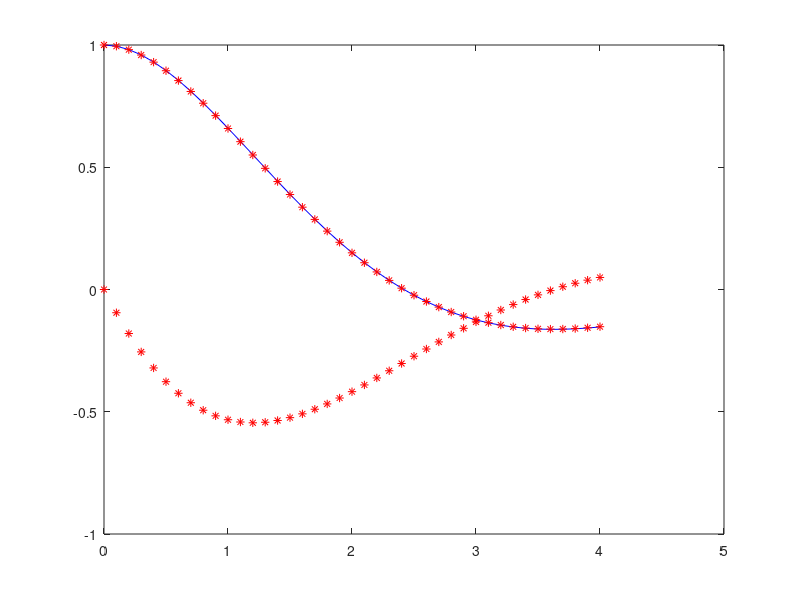
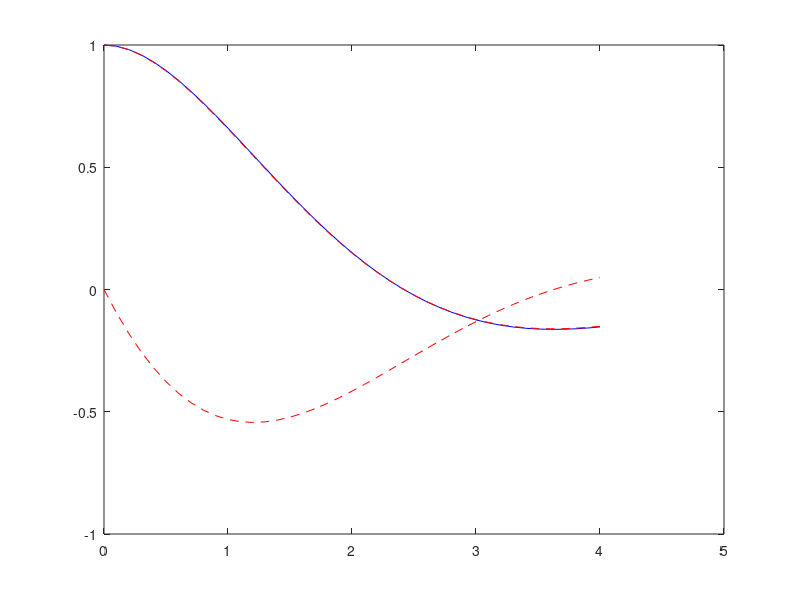

These figures' MATLAB source, in order: (Note: this script raises an error after producing the figures.)
% CERM_Lab_041121
% Exercise 2
% second order equation

clc
clear all
close all
format long 

f = @(t, y) [y(2);-y(1)-y(2)];
y0 = [1;0];
T = 4;

yex=@(t) exp(-t/2) .* cos(sqrt(3) / 2 * t) + 1/sqrt(3) * ...
    exp(-t/2) .* sin(sqrt(3) / 2 * t);

N = 40;
h = T / N;

tref = [0 : h : T]';
uref = yex(tref); %This is only answer of y' doesnot include answer of y''

figure(1)
plot(tref, uref)

            % Heun Method

unHeun = zeros(N+1, 2);
tnHeun = zeros(N+1, 1);

unHeun(1,:) = y0';
tnHeun(1,1) = 0;

tic

for k = 1 : N

    tnHeun(k+1, 1) = tnHeun(k, 1) + h;

    f1 = f(tnHeun(k, 1), unHeun(k, :)');

    f2 = f(tnHeun(k+1, 1), unHeun(k, :)' + h * f1);
    
    unHeun(k+1, :)= unHeun(k, :)' + 0.5 * h * (f1 + f2);

end

timeHeun = toc
plot(tref, uref, 'b', tnHeun, unHeun, 'r*')

relErrHeun = abs(uref - unHeun(:, 1))/abs(uref);
ErrorHeun = norm(relErrHeun, inf)


            % two-step Adams Bashforth Method

                    % To provide initial conditions for this method, we
                    % can't use the reference solution because that only
                    % gives one of the columns of this function, to surve
                    % that purpose, we should use another Method which
                    % doesn't need any initial condition, Heun method for
                    % example, and use answers of that as initiating points
                    % for implementing two-step Adam Bashforth Method.


unAB2 = zeros(N+1, 2);
tnAB2 = zeros(N+1, 1);

unAB2(1,:) = y0';
tnAB2(1,1) = 0;

tnAB2(2,1) = h;
unAB2(2, :) = unHeun(2, :)';

tic
for k = 2 : N

    tnAB2(k+1, 1) = tnAB2(k, 1) + h;

    

    unAB2(k+1, :) = [unAB2(k, :)' + h * (1.5 * f(tnAB2(k, 1), unAB2(k, :)') - ...
         0.5 * f(tnAB2(k-1, 1), unAB2(k-1, :)'))]';



end
timeAdamBashforth = toc

figure(2) 

plot(tref, uref, 'b', tnAB2, unAB2, 'r--')

relErrAB2 = abs(uref - unAB2(:, 1))/abs(uref);
ErrorAB2 = norm(relErrAB2, inf)

close all

%%


            % Theta Method

theta = 0.53;

unTheta = zeros(N+1, 2);
tnTheta = zeros(N+1, 1);

unTheta(1, :) = y0';

options = optimoptions ('fsolve', 'display', 'none', 'FunctionTolerance',10^-9);

tic
for k = 1 : N

    tnTheta(k+1, 1) = tnTheta(k, 1) + h;

    g = @(y) y - unTheta(k, :)' - h * (theta * f(tnTheta(k+1, 1), y) + ...
        (1 - theta) * f(tnTheta(k, 1), unTheta(k, :)'));
    
    unTheta(k+1, :)= [fsolve(g, unTheta(k, :)', options)]';
end
timeTheta = toc

plot(tref, uref, 'b', tnTheta, unTheta, 'r*')

relErrTheta = abs(uref - unTheta(:, 1))/abs(uref);
ErrorTheta = norm(relErrTheta, inf)





            % BDF2 Method

unBDF2 = zeros(N+1, 2);
tnBDF2 = zeros(N+1, 1);

unBDF2(1, :) = y0';
unBDF2(2, :) = unTheta(2,:)';

options = optimoptions ('fsolve', 'display', 'none', 'FunctionTolerance',10^-9);

tic
for k = 2 : N

    tnBDF2(k+1, 1) = tnBDF2(k, 1) + h;

    g = @(y) y - ...
        (4/3) * unBDF2(k, :)' + (1/3) * unBDF2(k-1, :)' ...
        - (2/3) * h * f(tnBDF2(k+1, 1), y);
    
    unBDF2(k+1, :)= [fsolve(g, unBDF2(k, :)', options)]';
end

timeBDF2 = toc

figure(3)
plot(tref, uref, 'b', tnBDF2, unBDF2, 'r*')

relErrBDF2 = abs(uref - unBDF2(:, 1))/abs(uref);
ErrorBDF2 = norm(relErrBDF2, inf)




            % Leapfrog Method



unLeapfrog = zeros(N+1, 2);
tnLeapfrog = zeros(N+1, 1);

unLeapfrog(1, :) = y0'; % this is friction in physical term;
unLeapfrog(2, :) = unAB2(2, :)';
tnLeapfrog(2, :) = h;
tic
for k = 2 : N

    tnLeapfrog(k+1, 1) = tnLeapfrog(k, 1) + h;
    
    unLeapfrog(k+1, :)= [2 * unLeapfrog(k, :)' - unLeapfrog(k-1, :)' ...
        + h^2 * f(tnLeapfrog(k, 1), unLeapfrog(k, :)')]';
end

timeLeapfrog = toc

figure(4)
plot(tref, uref, 'b', tnLeapfrog, unLeapfrog, 'r*')

relErrLeapfrog = abs(uref - unLeapfrog(:, 1))/abs(uref);
ErrorLeapfrog = norm(relErrLeapfrog, inf)






            % Times

HeunMethod =          ['Time Heun Method   --> ', num2str(timeHeun), '    Error Heun Method    --> ', num2str(ErrorHeun)];
AdamBashforthMethod = ['Time AdamBashforth --> ', num2str(timeAdamBashforth), '    Error AdamBashforth  --> ', num2str(ErrorAB2 )];
ThetaMethod = ['Time Theta         --> ', num2str(timeTheta),'     Error Theta          --> ', num2str(ErrorTheta)];
BDF2Method = ['Time BDF2          --> ', num2str(timeBDF2), '     Error BDF2           --> ', num2str(ErrorBDF2)];


disp(HeunMethod)
disp(AdamBashforthMethod)
disp(ThetaMethod)
disp(BDF2Method)

 
